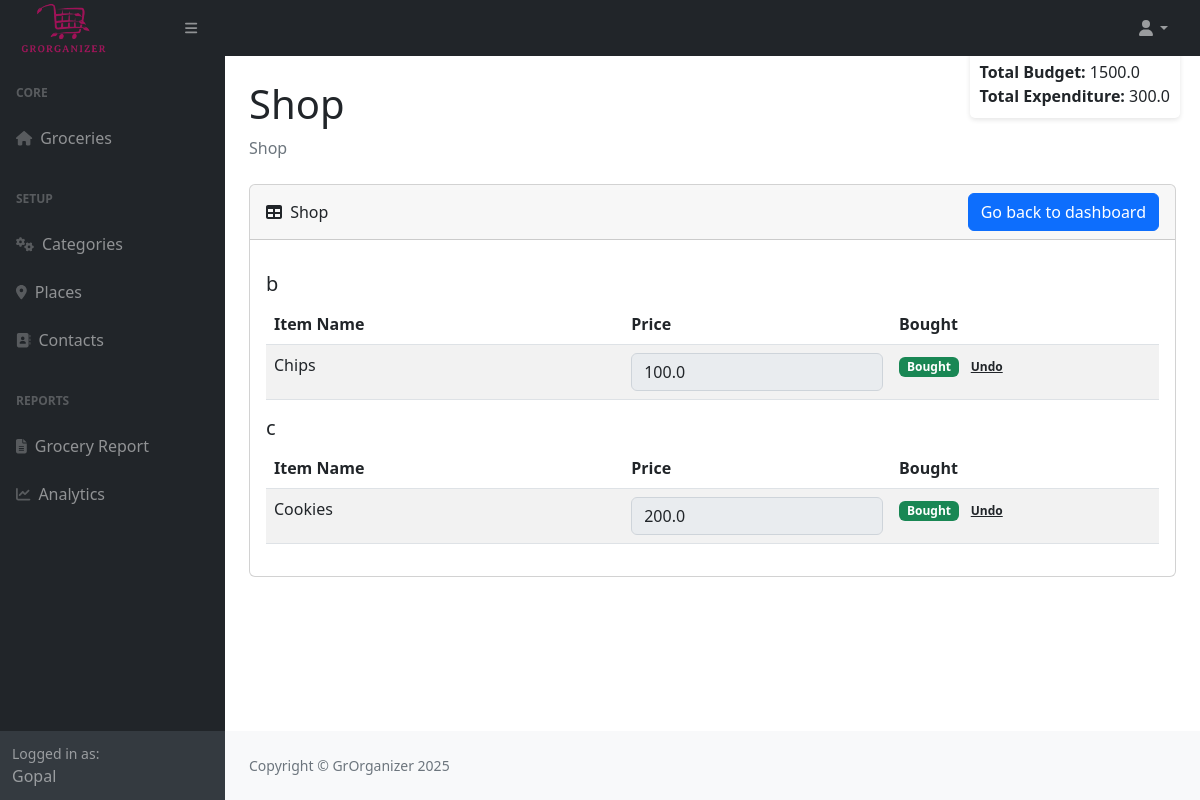
The app's page /groceries/shop/3 (signed in) with its own data.
### tables this page shows
CREATE TABLE groceries (
    id INTEGER PRIMARY KEY AUTOINCREMENT,
    name TEXT NOT NULL,
    balance REAL NOT NULL DEFAULT 0.0,
    user_id INTEGER NOT NULL,
    created_at DATETIME DEFAULT CURRENT_TIMESTAMP,
    updated_at DATETIME DEFAULT CURRENT_TIMESTAMP, completed BOOLEAN NOT NULL DEFAULT 0, expenditure REAL NOT NULL DEFAULT 0.0,
    FOREIGN KEY (user_id) REFERENCES users (id) ON DELETE CASCADE
);

CREATE TABLE grocery_items (
    id INTEGER PRIMARY KEY AUTOINCREMENT,
    name TEXT NOT NULL,
    price REAL NOT NULL,
    bought BOOLEAN NOT NULL DEFAULT 0,
    grocery_id INTEGER NOT NULL,
    category_id INTEGER NOT NULL,
    place_id INTEGER NOT NULL,
    created_at DATETIME DEFAULT CURRENT_TIMESTAMP,
    updated_at DATETIME DEFAULT CURRENT_TIMESTAMP,
    FOREIGN KEY (grocery_id) REFERENCES groceries (id) ON DELETE CASCADE,
    FOREIGN KEY (category_id) REFERENCES categories (id) ON DELETE SET NULL,
    FOREIGN KEY (place_id) REFERENCES places (id) ON DELETE SET NULL
);

### app.py (the view)
@app.route("/groceries/shop/<id>")
@login_required
def shop(id):
    grocery = db.execute("SELECT balance FROM groceries WHERE id = ?", id)
    if(len(grocery) != 1):
        return apology("Grocery Not Found")
    places = db.execute("SELECT * FROM places WHERE id IN (SELECT place_id from grocery_items where grocery_id = ?) ORDER BY place", id)
    items_by_place = {}
    expenditure = 0
    for place in places:
        items = db.execute("""
            SELECT grocery_items.id, grocery_items.name, grocery_items.price, grocery_items.bought,
                   categories.category
            FROM grocery_items
            JOIN categories ON grocery_items.category_id = categories.id
            WHERE grocery_items.grocery_id = ? AND grocery_items.place_id = ?
            ORDER BY categories.category
        """, id, place["id"])
        items_by_place[place["place"]] = items
    total_price = db.execute("SELECT SUM(price) as price FROM grocery_items WHERE grocery_id = ?", id)
    return render_template("shop.html", items_by_place=items_by_place, budget = grocery[0]["balance"], expenditure = total_price[0]["price"])

### helpers.py (called while the page is built)
def login_required(f):
    @wraps(f)
    def decorated_function(*args, **kwargs):
        if session.get("user_id") is None:
            return redirect("/")
        return f(*args, **kwargs)
    return decorated_function

### templates/shop.html (shortened to what this page needs)
{% extends "layout.html" %}
{% block content %}
<div class="container-fluid px-4">
  <h1 class="mt-4">Shop</h1>
  <ol class="breadcrumb mb-4">
    <li class="breadcrumb-item active">Shop</li>
  </ol>
  <div class="card mb-4">
    <div class="card-header d-flex justify-content-between align-items-center">
      <div>
        <i class="fas fa-table me-1"></i> Shop
      </div>
      <div>
        <a href="/dashboard" class="btn btn-primary">Go back to dashboard</a>
      </div>
    </div>
    <div class="d-flex flex-column sticky-total">
      <div><b>Total Budget: </b> <span class="total_budget">{{budget}}</span></div>
      <div class="total_exp_div {% if expenditure > budget %} text-danger {% endif %} "><b>Total Expenditure: </b><span class="total_exp">{{expenditure}}</span> </div>
    </div>
    <div class="card-body">
      {% for place in items_by_place %}
      <h5 class="mt-3">{{ place }}</h5>
      <table class="table table-striped">
        <thead>
          <tr>
            <th>Item Name</th>
            <th width="30%">Price</th>
            <th width="30%">Bought</th>
          </tr>
        </thead>
        <tbody>
          {% for item in items_by_place[place] %}
          <tr>
            <td>{{ item.name }}</td>
            <td>
              <input type="number" class="form-control  pi" data-id="{{item.id}}" value="{{ item.price }}" {% if
                item.bought !=0 %} disabled {% endif %}>
            </td>
            <td>
              {% if item.bought == 0 %}
              <form action="/shop/buy/{{item.id}}" class="d-inline">
                <input type="hidden" name="price" id="hidden_price_{{item.id}}" value="{{ item.price }}">
                <button type="submit" class="btn btn-success btn-sm buy_item" title="Mark as bought">
                  <i class="fas fa-check"></i>
                </button>
              </form>
              <a href="/shop/notbuy/{{ item.id }}" class="btn btn-danger btn-sm" title="Don't buy">
                <i class="fas fa-times"></i>
              </a>
              {% else %}
              {% if item.bought == -1 %}
              <span class="badge bg-danger">Not bought</span>
              {% else %}
              <span class="badge bg-success">Bought</span>
              {% endif %}
              <a href="/shop/undobuy/{{ item.id }}" class="badge badge-secondary text-dark">Undo</a>
              {% endif %}
            </td>
          </tr>
          {% endfor %}
        </tbody>
      </table>
      {% endfor %}
    </div>
  </div>
</div>
{% endblock content %}

### records on screen
groceries: balance "1500.0"
grocery_items: name "Chips", price "100.0", bought "Bought"
grocery_items: name "Cookies", price "200.0", bought "Bought"

### other values on screen
{{ session["user_name"] }} "Gopal"
{{ expenditure }} "300.0"
{{ place }} "b" "c"
